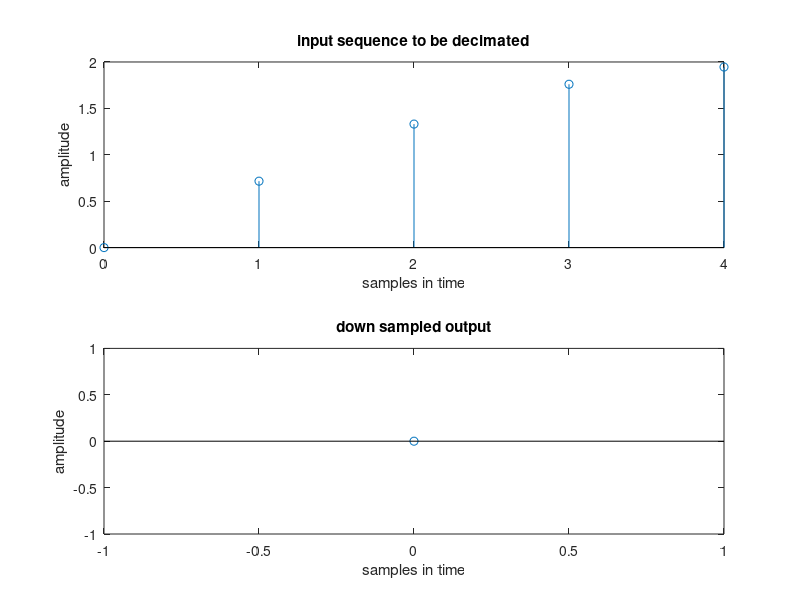

Reproduce this figure in MATLAB.
clc;
clear all;
close all;
disp('17131A04j6');
N=input('enter the length of sequence:');
M=input('enter the sampling factor:');
n=0:1:N-1;
x=sin(2*pi*n/20)+sin(2*pi*n/15);
disp('The input sequence is:');
disp(x);

m=1:1:N/M;
y=x(1:M:N);
disp('The output sequence is:');
disp(y);
subplot(2,1,1);
stem(n,x);
xlabel('samples in time');
ylabel('amplitude');
title('input sequence to be decimated');

subplot(2,1,2);
stem(m-1,y);
xlabel('samples in time');
ylabel('amplitude');
title('down sampled output');